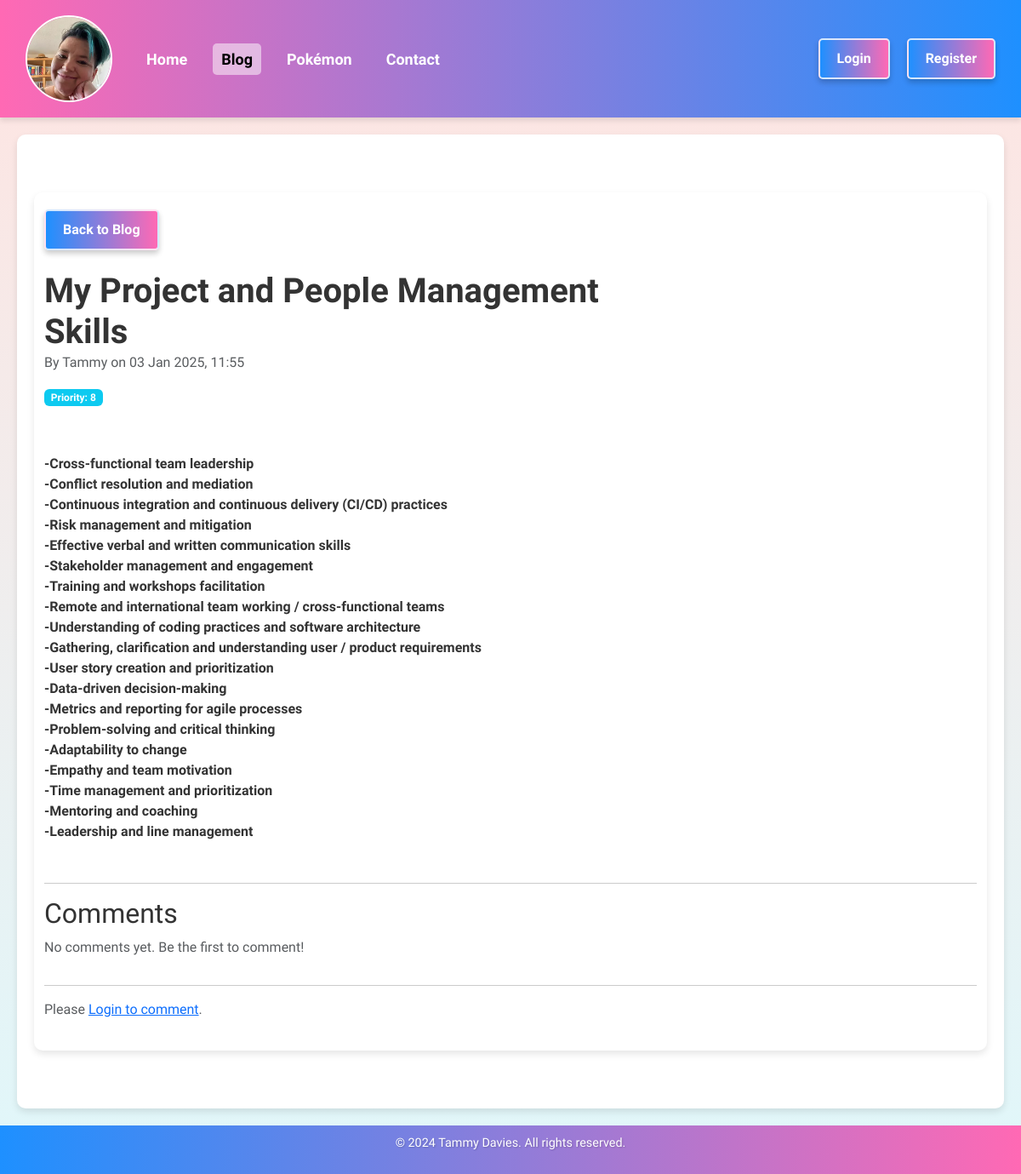
The app's page /blog/6 with its own data.
### app/blog/database/models/blog_post.py (models this page shows)
class BlogPost(db.Model):
    id = db.Column(db.Integer, primary_key=True)  # Unique identifier for the blog post
    title = db.Column(
        db.String(100), nullable=False
    )  # Title of the blog post (max 100 characters)
    content = db.Column(db.Text, nullable=False)  # Main content of the blog post
    timestamp = db.Column(
        db.DateTime, default=datetime.utcnow
    )  # Creation timestamp (default: current time)
    priority = db.Column(
        db.Integer, default=0
    )  # Optional priority level for ordering or categorisation
    author = db.Column(
        db.String(50), nullable=False
    )  # Author's name (max 50 characters)
    summary = db.Column(
        db.String(255), nullable=True
    )  # Short summary or description of the post
    repository_url = db.Column(
        db.String(255), nullable=True
    )  # URL to a related code repository (optional)
    live_demo_url = db.Column(
        db.String(255), nullable=True
    )  # URL to a live demo related to the post (optional)
    comments = db.relationship(
        "Comment",  # Name of the related model
        backref="post",  # Back-reference to the blog post from the comment
        cascade="all, delete-orphan",  # Automatically delete comments when the post is deleted
        lazy=True,  # Load comments lazily to improve performance
    )

### app/blog/routes/post_detail.py (the view, shortened to what this page needs)
def post_detail(post_id):
    post = BlogPost.query.get_or_404(post_id)
    form = CommentForm()
    comments = (
        Comment.query.filter_by(post_id=post.id)
        .order_by(Comment.timestamp.desc())
        .all()
    )
    raw_content = markdown.markdown(
        post.content, extensions=["fenced_code", "codehilite"]
    )
    safe_content = bleach.clean(
        raw_content,
        tags=bleach.sanitizer.ALLOWED_TAGS,  # Allow only safe HTML tags
        attributes=bleach.sanitizer.ALLOWED_ATTRIBUTES,  # Allow only safe attributes
    )
    rendered_content = Markup(safe_content)
    return render_template(
        "blog_post_detail.html",
        post=post,  # Pass the blog post to the template
        content=rendered_content,  # Sanitised blog post content
        form=form,  # Comment form
        comments=comments,  # List of comments
    )

### app/authentication/database/is_admin.py (called while the page is built)
def is_admin():
    return current_user.is_authenticated and current_user.email == "tammy@tsdavies.com"

### app/blog/templates/blog_post_detail.html (shortened to what this page needs)
{% extends "page_template.html" %} {% block content %}
    <main class="container my-5">
        <div class="mb-4">
            <a
                    href="{{ url_for('blog.blog') }}"
                    class="btn btn-outline-secondary"
                    aria-label="Back to Blog"
                    title="Back to Blog"
            >
                 Back to Blog
            </a>
        </div>
        <div class="row align-items-center mb-4">
            <div class="col-12 col-md-8 text-center text-md-start">
                <h1 class="mb-0">{{ post.title }}</h1>
                <p class="text-muted">
                    By {{ post.author or 'Anonymous' }} on {{ post.timestamp|format_datetime }}
                </p>
                {% if post.priority %}
                    <p class="badge bg-info">Priority: {{ post.priority }}</p>
                {% endif %}
            </div>
        </div>
        <p class="lead">{{ post.content|markdown|safe }}</p>
        <hr/>
        <div class="comments-section">
            <h2 class="section-heading">Comments</h2>
            {% if post.comments and post.comments|length > 0 %}
                <ul class="list-group">
                    {% for comment in post.comments %}
                        <li class="list-group-item d-flex justify-content-between align-items-center">
                <span>
                    {{ comment.content }} - <strong>{{ comment.author or 'Anonymous' }}</strong>
                </span>
                            {% if current_user.is_authenticated %}
                                <a
                                        href="{{ url_for('blog.delete_comment', comment_id=comment.id) }}"
                                        class="btn btn-sm btn-outline-danger"
                                        onclick="return confirm('Are you sure you want to delete this comment?');"
                                >
                                    <i class="bi bi-x-circle"></i> Delete
                                </a>
                            {% endif %}
                        </li>
                    {% endfor %}
                </ul>
            {% else %}
                <p class="text-muted">No comments yet. Be the first to comment!</p>
            {% endif %}
        </div>
        <hr/>
        {% if current_user.is_authenticated %}
            <div class="add-comment">
                <h3 class="section-heading">Add a Comment</h3>
                <p class="text-muted">
                    Comment as <strong>{{ current_user.username }}</strong>
                </p>
                <form
                        class="needs-validation"
                        novalidate
                        method="POST"
                        action="{{ url_for('blog.post_detail', post_id=post.id) }}"
                >
                    {{ form.hidden_tag() }}
                    <div class="mb-3">
                        {{ form.content.label(class="form-label") }}
                        {{ form.content(class="form-control", rows=5) }}
                        <div class="invalid-feedback">Please enter your comment.</div>
                    </div>
                    <div class="text-center">{{ form.submit(class="btn btn-primary") }}</div>
                </form>
            </div>
        {% else %}
            <p class="text-muted">
                Please <a href="{{ url_for('authentication.login') }}">Login to comment</a>.
            </p>
        {% endif %}
    </main>
{% endblock %}

### app/static/css/style.css (style rules this page uses)
body { margin: 0; padding: 0; font-family: "Prompt", "Roboto", Arial, sans-serif; background: linear-gradient(to bottom, #ffe4e1, #e0f7fa); color: #333; display: flex; flex-direction: column; min-height: 100vh; }
main { flex: 1; display: flex; flex-direction: column; justify-content: center; padding: 20px; background: white; border-radius: 10px; box-shadow: 0 4px 8px rgba(0, 0, 0, 0.1); max-width: 1200px; margin: 20px auto; width: calc(100% - 40px); }
h1 { font-family: 'Prompt', sans-serif; font-size: 2.5rem; font-weight: bold; color: #333; margin-bottom: 1rem; }

### app/static/css/buttons.css (style rules this page uses)
.btn { background: linear-gradient(90deg, #1e90ff, #ff69b4); color: white; border: 2px solid #ffffffcc; padding: 10px 20px; border-radius: 5px; font-weight: bold; cursor: pointer; transition: background 0.3s, box-shadow 0.3s, transform 0.2s; box-shadow: 0 4px 6px rgba(0, 0, 0, 0.2); }
.btn-outline-secondary { background: linear-gradient(90deg,#1e90ff, #ff69b4 ); color: white; border: 2px solid #ffffffcc; padding: 10px 20px; border-radius: 5px; font-weight: bold; cursor: pointer; transition: background 0.3s, color 0.3s, box-shadow 0.3s, transform 0.2s; box-shadow: 0 4px 6px rgba(0, 0, 0, 0.2); }

### records on screen
BlogPost: title "My Project and People Management Skills", author "Tammy", timestamp "03 Jan 2025, 11:55", priority "8", content "-Cross-functional team leadership -Conflict resolution and mediation -Continuous integration and continuous delivery (CI/CD) practices -Risk management and mitigation -Effective verbal and written communication skills -Stakeholder management and engagement -Training and workshops facilitation -Remote and international team working / cross-functional teams -Understanding of coding practices and software architecture -Gathering, clarification and understanding user / product requirements -User story creation and prioritization -Data-driven decision-making -Metrics and reporting for agile processes -Problem-solving and critical thinking -Adaptability to change -Empathy and team motivation…"
